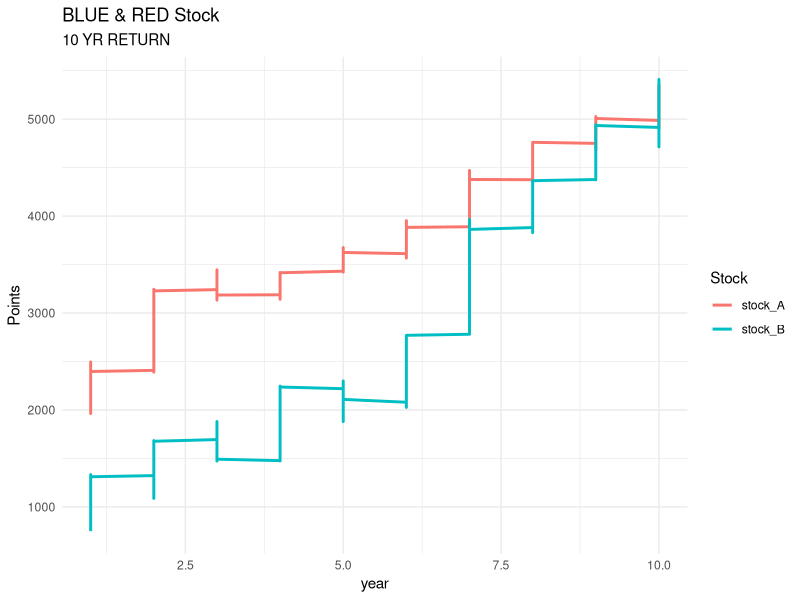

Write R code to recreate this figure.
# load packages

library(tidyverse)

#read data

dat <- read_csv('data/stocks.csv')

# compute returns

A_return <- (dat[nrow(dat),'stock_A']-dat[1,'stock_A'])/dat[1,'stock_A'] # 10-years 
A_ann <- (1+A_return)^(1/10)-1 # annualized

B_return <- (dat[nrow(dat),'stock_B']-dat[1,'stock_B'])/dat[1,'stock_B'] # 10-years 
B_ann <- (1+B_return)^(1/10)-1 # annualized


# visualize stocks

## pivot data into long format

dat_long <- dat %>% 
  pivot_longer(cols=stock_A:stock_B, names_to = 'Stock', values_to = 'Points')

## plot stock development

ggplot(dat_long, aes(x=year, y=Points, color=Stock)) +
  geom_line(linewidth = 1) + 
  labs(title='BLUE & RED Stock', 
       subtitle='10 YR RETURN') +
  theme_minimal()